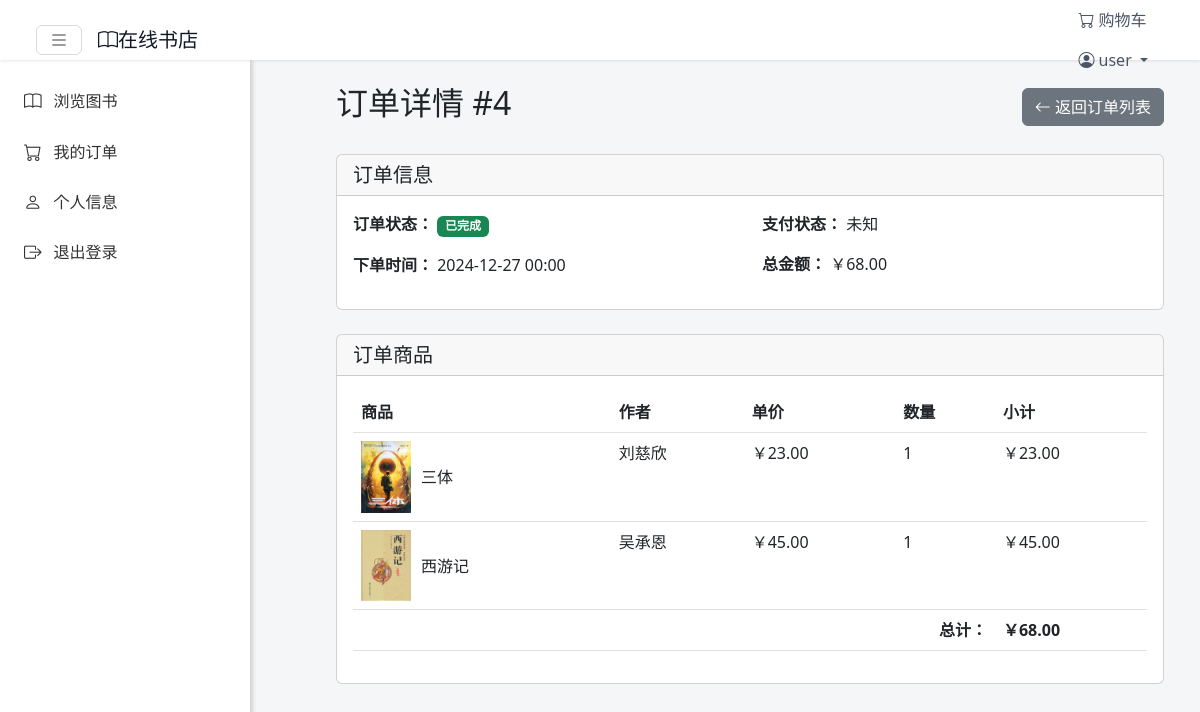
Page /pages/user/order_detail.php?id=4 (signed in) on the committed database.
### tables this page shows
CREATE TABLE `order` (
  `OrderID` int NOT NULL,
  `UserID` int NOT NULL,
  `TotalAmount` decimal(10,2) NOT NULL,
  `ShippingAddress` text NOT NULL,
  `Phone` varchar(20) NOT NULL,
  `OrderTime` datetime NOT NULL,
  `Status` enum('pending','paid','shipped','completed','cancelled') NOT NULL
);

CREATE TABLE `order_detail` (
  `OrderDetailID` int NOT NULL,
  `OrderID` int NOT NULL,
  `BookID` int NOT NULL,
  `Quantity` int NOT NULL,
  `Price` decimal(10,2) NOT NULL
);

CREATE TABLE `book` (
  `BookID` int NOT NULL,
  `BookName` varchar(100) NOT NULL,
  `Author` varchar(100) NOT NULL,
  `PublisherID` int DEFAULT NULL,
  `CategoryID` int DEFAULT NULL,
  `Price` decimal(10,2) NOT NULL,
  `Stock` int NOT NULL DEFAULT '0',
  `Description` text,
  `ImageURL` varchar(200) DEFAULT NULL
);

### pages/user/order_detail.php (the view, shortened to what this page needs)
<?php
require_once '../../config/db_connect.php';
include '../../includes/navbar.php';
$order_id = isset($_GET['id']) ? (int)$_GET['id'] : 0;
$user_id = $_SESSION['UserID'];
$sql = "SELECT o.* FROM `order` o WHERE o.OrderID = ? AND o.UserID = ?";
$stmt = $conn->prepare($sql);
$stmt->bind_param("ii", $order_id, $user_id);
$stmt->execute();
$order = $stmt->get_result()->fetch_assoc();
$sql = "SELECT od.*, b.BookName, b.Author, b.ImageURL
        FROM order_detail od
        LEFT JOIN book b ON od.BookID = b.BookID
        WHERE od.OrderID = ?";
$stmt = $conn->prepare($sql);
$stmt->bind_param("i", $order_id);
$stmt->execute();
$details = $stmt->get_result();
?>
<div class="container-fluid">
    <div class="row">
        <div class="col-md-3">
            <?php include '../../includes/customer_sidebar.php'; ?>
        </div>
        <div class="col-md-9">
            <div class="p-4">
                <div class="d-flex justify-content-between align-items-center mb-4">
                    <h2>订单详情 #<?php echo $order_id; ?></h2>
                    <a href="orders.php" class="btn btn-secondary">
                        <i class="bi bi-arrow-left"></i> 返回订单列表
                    </a>
                </div>
                <div class="card mb-4">
                    <div class="card-header">
                        <h5 class="mb-0">订单信息</h5>
                    </div>
                    <div class="card-body">
                        <div class="row">
                            <div class="col-md-6">
                                <p><strong>订单状态：</strong>
                                    <?php
                                    $status_class = [
                                        'pending' => 'warning',
                                        'paid' => 'info',
                                        'shipped' => 'primary',
                                        'completed' => 'success',
                                        'cancelled' => 'danger'
                                    ][$order['Status']] ?? 'secondary';
                                    $status_text = [
                                        'pending' => '待付款',
                                        'paid' => '已付款',
                                        'shipped' => '已发货',
                                        'completed' => '已完成',
                                        'cancelled' => '已取消'
                                    ][$order['Status']] ?? $order['Status'];
                                    ?>
                                    <span class="badge bg-<?php echo $status_class; ?>">
                                        <?php echo $status_text; ?>
                                    </span>
                                </p>
                                <p><strong>下单时间：</strong> <?php echo date('Y-m-d H:i', strtotime($order['OrderTime'])); ?></p>
                            </div>
                            <div class="col-md-6">
                                <p><strong>支付状态：</strong> <?php echo $order['PaymentStatus'] ?? '未知'; ?></p>
                                <p><strong>总金额：</strong> ￥<?php echo number_format($order['TotalAmount'], 2); ?></p>
                            </div>
                        </div>
                    </div>
                </div>
                <div class="card">
                    <div class="card-header">
                        <h5 class="mb-0">订单商品</h5>
                    </div>
                    <div class="card-body">
                        <div class="table-responsive">
                            <table class="table">
                                <thead>
                                    <tr>
                                        <th>商品</th>
                                        <th>作者</th>
                                        <th>单价</th>
                                        <th>数量</th>
                                        <th>小计</th>
                                    </tr>
                                </thead>
                                <tbody>
                                    <?php while ($detail = $details->fetch_assoc()): ?>
                                        <tr>
                                            <td>
                                                <div class="d-flex align-items-center">
                                                    <?php if ($detail['ImageURL']): ?>
                                                        <img src="<?php echo BASE_URL . $detail['ImageURL']; ?>"
                                                             alt="<?php echo htmlspecialchars($detail['BookName']); ?>"
                                                             style="width: 50px; margin-right: 10px;">
                                                    <?php endif; ?>
                                                    <?php echo htmlspecialchars($detail['BookName']); ?>
                                                </div>
                                            </td>
                                            <td><?php echo htmlspecialchars($detail['Author']); ?></td>
                                            <td>￥<?php echo number_format($detail['Price'], 2); ?></td>
                                            <td><?php echo $detail['Quantity']; ?></td>
                                            <td>￥<?php echo number_format($detail['Price'] * $detail['Quantity'], 2); ?></td>
                                        </tr>
                                    <?php endwhile; ?>
                                    <tr>
                                        <td colspan="4" class="text-end"><strong>总计：</strong></td>
                                        <td><strong>￥<?php echo number_format($order['TotalAmount'], 2); ?></strong></td>
                                    </tr>
                                </tbody>
                            </table>
                        </div>
                    </div>
                </div>
            </div>
        </div>
    </div>
</div>
</body>
</html>

### css/style.css (style rules this page uses)
:root { --navbar-height: 60px; --sidebar-width: 250px; --primary-color: #0d6efd; }
body { background-color: #f5f6f8; min-height: 100vh; margin: 0; padding-top: var(--navbar-height); }

### rows in the picture
order: Status "已完成", OrderTime "2024-12-27 00:00", TotalAmount "68.00"
order_detail: BookID.ImageURL (picture), BookID.BookName "三体", BookID.Author "刘慈欣", Price "23.00", Quantity "1", $detail['Price']*$detail['Quantity'] "23.00"
order_detail: BookID.ImageURL (picture), BookID.BookName "西游记", BookID.Author "吴承恩", Price "45.00", Quantity "1", $detail['Price']*$detail['Quantity'] "45.00"

### other values in the picture
$_SESSION['Username'] "user"
$order_id "4"
$order['PaymentStatus'] "未知"
